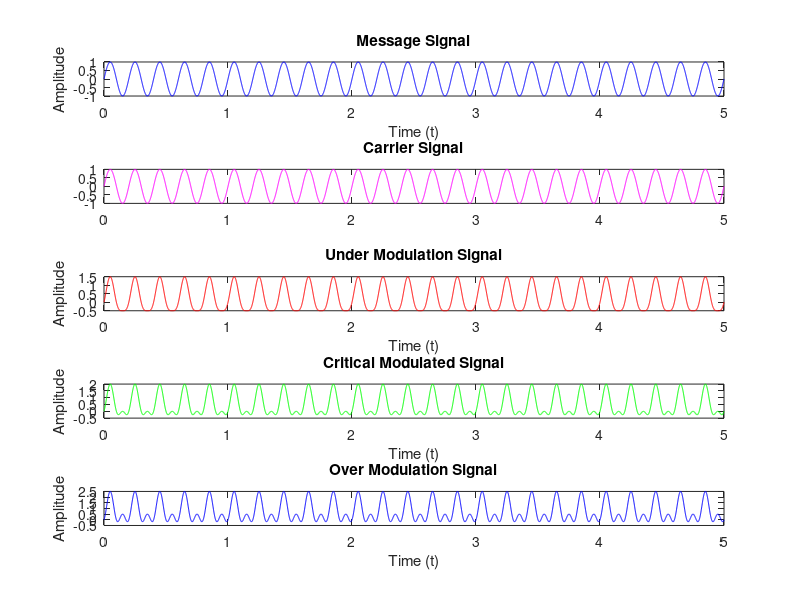

This chart was generated by the following MATLAB code:
clc;
clear all;
close all;
time=[0:0.001:5];
frqnc_1=input('Enter Message Signal Frequency (5): ');
msg_sgl=sin(2*pi*frqnc_1*time);
subplot(5,1,1);
plot(time,msg_sgl,'b');
title('Message Signal');
xlabel('Time (t)');
ylabel('Amplitude');
frqunc_2=input('Enter Carrier Signal Frequency (50): ');
cari_sgl=sin(2*pi*frqunc_2*time);
subplot(5,1,2);
plot(time,cari_sgl,'m');
title('Carrier Signal');
mdlnIndx1=0.5;
SignalUn=(1+(mdlnIndx1*msg_sgl)).*cari_sgl;
subplot(5,1,3);
plot(time,SignalUn,'r');
title('Under Modulation Signal');
xlabel('Time (t)');
ylabel('Amplitude');
mdlnIndx2=1;
SignalCri=(1+(mdlnIndx2*msg_sgl)).*cari_sgl;
subplot(5,1,4);
plot(time,SignalCri,'g');
title('Critical Modulated Signal');
xlabel('Time (t)');
ylabel('Amplitude');
mdlnIndx3=1.5;
SignalOvr=(1+(mdlnIndx3*msg_sgl)).*cari_sgl;
subplot(5,1,5);
plot(time,SignalOvr,'b');
title('Over Modulation Signal');
xlabel('Time (t)');
ylabel('Amplitude');









